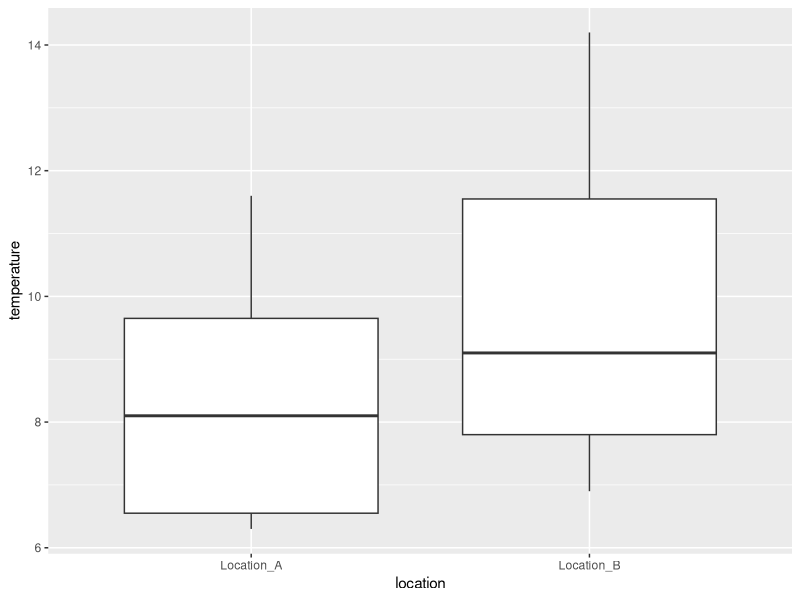

The R source for this figure:
## ---- chunk 1
knitr::opts_chunk$set(echo = TRUE)

# title: comparing two proportions - which test
# author: jonathan
# revised: 10/1/2020 

WEB <- c("https://bioceed.uib.no/dropfolder/bioSTATS/Rmd/Basic/2-sample/student.html")
GIT <- c("https://github.com/jonathansoule/biostats/blob/master/Basic/2-sample/student.Rmd")
library(ggplot2)
Location_A <- c(6.3, 6.3, 8.1, 8.9, 11.6, 10.4, 6.8)
Location_B <- c(6.9, 7.7, 7.9, 9.1, 11.3,  11.8, 14.2)
temperature <- c(Location_A, Location_B)
location <- rep(c("Location_A", "Location_B"), each =7)
df <- data.frame(location, temperature)
## ---- chunk 2
ggplot(df, aes(location, temperature)) +
  geom_boxplot()
## ---- chunk 3
shapiro.test(Location_A)
shapiro.test(Location_B)
var.test(Location_A, Location_B)
## ---- chunk 4
t.test(Location_A, Location_B)
